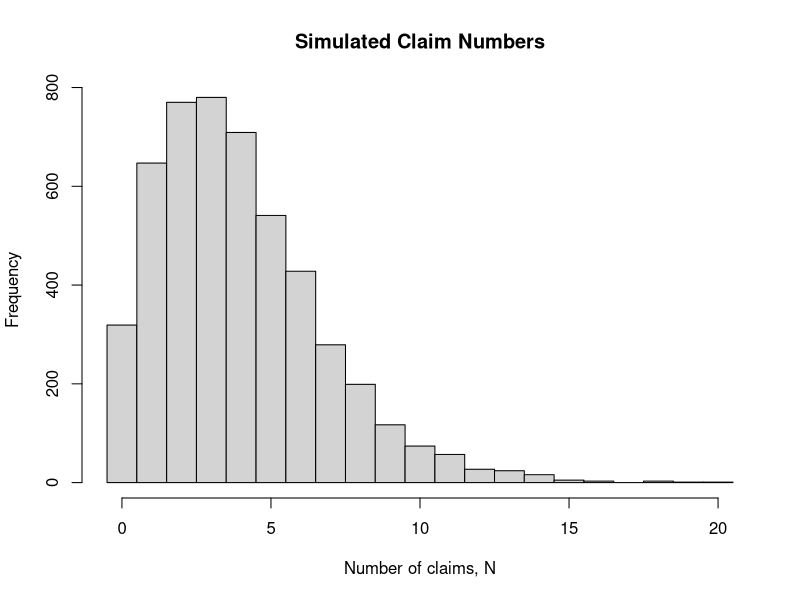
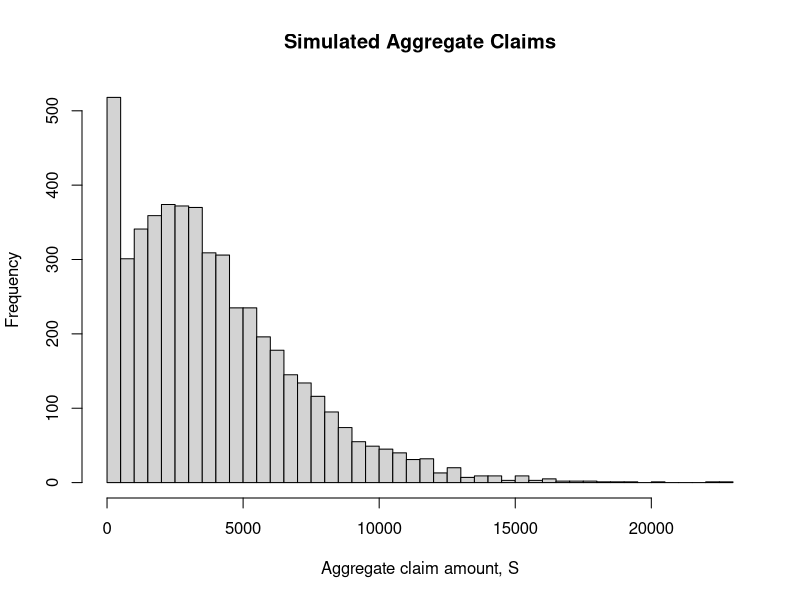
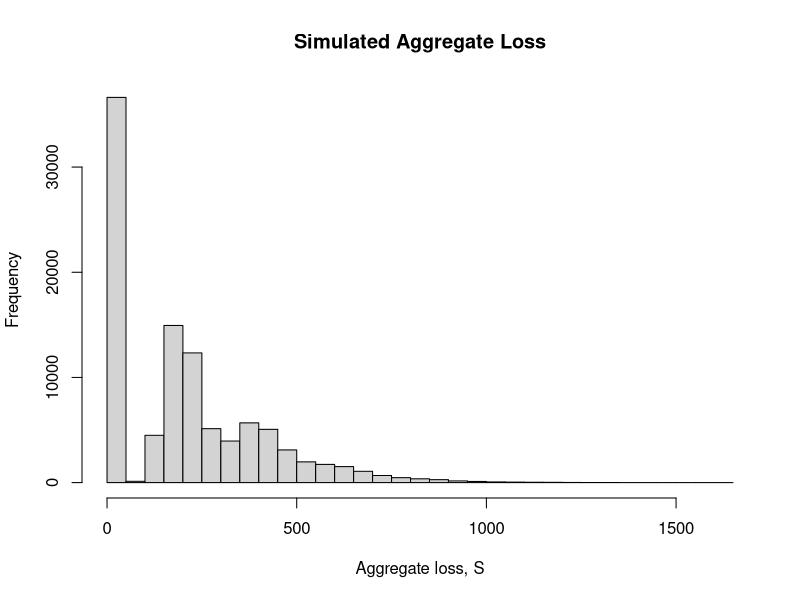

These figures' R source, in order:
## ---- chunk 1
set.seed(123)

k <- 4
p <- 0.5
q <- 1 - p

shape <- 2
rate <- 0.002

n_sim <- 5000
## ---- chunk 2
N <- rnbinom(
  n_sim,
  size = k,
  prob = p
)
## ---- chunk 3
S <- sapply(N, function(n) {
  if (n == 0) return(0)
  
  sum(rgamma(
    n,
    shape = shape,
    rate = rate
  ))
})
## ---- chunk 4
hist(
  N,
  breaks = seq(-0.5, max(N) + 0.5, 1),
  main = "Simulated Claim Numbers",
  xlab = "Number of claims, N",
  ylab = "Frequency"
)
## ---- chunk 5
hist(
  S,
  breaks = 50,
  main = "Simulated Aggregate Claims",
  xlab = "Aggregate claim amount, S",
  ylab = "Frequency"
)
## ---- chunk 6
m1 <- shape / rate
m2 <- shape * (shape + 1) / rate^2
## ---- chunk 7
theory_mean <- k * q / p * m1

theory_var <- k * q / p^2 *
  (p * m2 + q * m1^2)
## ---- chunk 8
data.frame(
  Measure = c("Mean", "Variance"),
  Simulation = c(mean(S), var(S)),
  Theory = c(theory_mean, theory_var)
)
## ---- chunk 9
set.seed(123)

B <- 100000

N <- rbinom(
  B,
  size = 100,
  prob = 0.01
)
## ---- chunk 10
head(N)
## ---- chunk 11
S <- sapply(N, function(n) {
  if (n == 0) {
    0
  } else {
    sum(rgamma(
      n,
      shape = 20,
      rate = 0.1
    ))
  }
})
## ---- chunk 12

set.seed(123)

B <- 100000

N <- rbinom(
  B,
  size = 100,
  prob = 0.01
)

S <- sapply(N, function(n) {
  if (n == 0) {
    0
  } else {
    sum(rgamma(
      n,
      shape = 20,
      rate = 0.1
    ))
  }
})

hist(
  S,
  breaks = 50,
  main = "Simulated Aggregate Loss",
  xlab = "Aggregate loss, S"
)
## ---- chunk 13
mean(S)
var(S)
